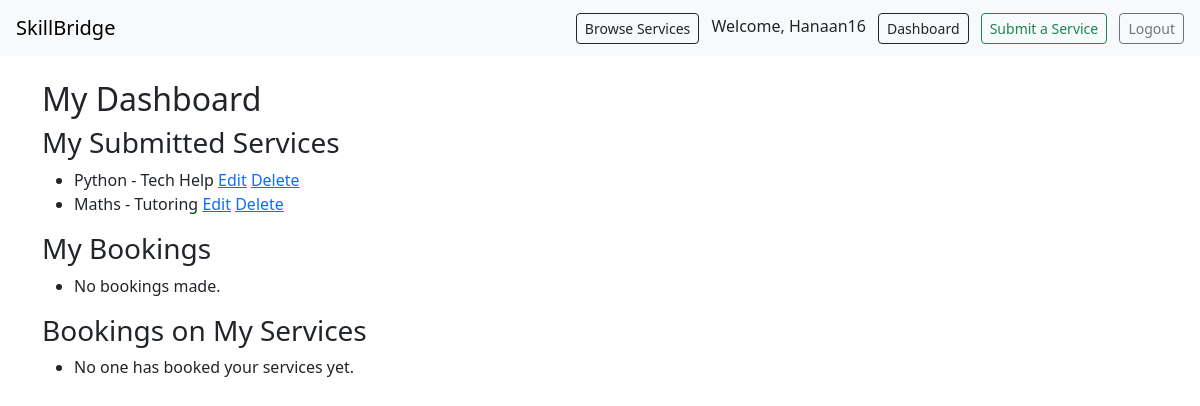
Screenshot of /services/dashboard/ (signed in) with the database file from the repository.
### services/models.py (models this page shows, shortened)
class SkillService(models.Model):
    CATEGORY_CHOICES = [
        ('Tutoring', 'Tutoring'),
        ('Tech Help', 'Tech Help'),
        ('Sewing', 'Sewing'),
        ('Gardening', 'Gardening'),
        ('Other', 'Other'),
    ]
    provider = models.ForeignKey(User, on_delete=models.CASCADE)
    title = models.CharField(max_length=100)
    description = models.TextField()
    category = models.CharField(max_length=50, choices=CATEGORY_CHOICES)
    rate_per_hour = models.DecimalField(max_digits=6, decimal_places=2)
    is_approved = models.BooleanField(default=False)
    created_at = models.DateTimeField(auto_now_add=True)

### services/views.py (the view)
# urls.py: path('dashboard/', dashboard, name='dashboard'),
def dashboard(request):
    my_services = SkillService.objects.filter(provider=request.user)
    my_bookings = BookingRequest.objects.filter(client=request.user)
    bookings_on_my_services = BookingRequest.objects.filter(service__provider=request.user)
    return render(request, 'services/dashboard.html', {
        'my_services': my_services,
        'my_bookings': my_bookings,
        'bookings_on_my_services': bookings_on_my_services,
    })

### services/templates/services/dashboard.html
{% extends 'base.html' %}
{% block content %}
<h2>My Dashboard</h2>
<h3>My Submitted Services</h3>
<ul>
   {% for service in my_services %}
    <li> {{ service.title }} - {{ service.category }}
    <a href="{% url 'edit_service' service.id %}">Edit</a>
    <a href="{% url 'delete_service' service.id %}">Delete</a>
    </li>
    {% empty %}
    <li>No service submitted.</li>
    {% endfor %}
</ul>
<h3>My Bookings</h3>
<ul>
    {% for booking in my_bookings %}
    <li>{{ booking.service.title }} on {{ booking.requested_date }}</li>
    {% empty %}
    <li>No bookings made.</li>
    {% endfor %}
</ul>
<h3>Bookings on My Services</h3>
<ul>
    {% for booking in bookings_on_my_services %}
    <li>{{ booking.client.username }} booked {{ booking.service.title}}</li>
    {% empty %}
    <li>No one has booked your services yet.</li>
    {% endfor %}
</ul>
{% endblock %}

### templates/base.html (shortened to what this page needs)
<!DOCTYPE html>
<html lang="en">
<head>
    <link rel="stylesheet" href="https://cdn.jsdelivr.net/npm/bootstrap@5.3.0/dist/css/bootstrap.min.css">
</head>
<body>
<nav class="navbar navbar-expand-lg navbar-light bg-light px-3">
    <a class="navbar-brand" href="/">SkillBridge</a>
    <div class="ms-auto">
        <a class="btn btn-outline-dark btn-sm me-2" href="{% url 'service_list' %}">Browse Services</a>
        {% if user.is_authenticated %}
        <span class="me-2">Welcome, {{user.username}}</span>
        <a class="btn btn-outline-dark btn-sm me-2"  href="{% url 'dashboard' %}">Dashboard</a>
         <a class="btn btn-outline-success btn-sm me-2"  href="{% url 'submit_service' %}">Submit a Service</a>
       <form method="post" action="{% url 'logout' %}" style="display: inline;">
        <button type="submit" class="btn btn-outline-secondary btn-sm">Logout</button>
       </form>
        {% else %}
        <a class="btn btn-outline-primary btn-sm"  href="{% url 'login' %}">Login</a>
        <a class="btn btn-outline-success btn-sm ms-2" href="{% url 'signup' %}">Sign Up</a>
        {% endif %}
    </div>
</nav>
    <div class="container mt-4">
        {% block content %}{% endblock %}
    </div>
</body>
</html>

### rows the page displays
SkillService: title "Python", category "Tech Help"
SkillService: title "Maths", category "Tutoring"

### other values shown
{{ user.username }} "Hanaan16"
